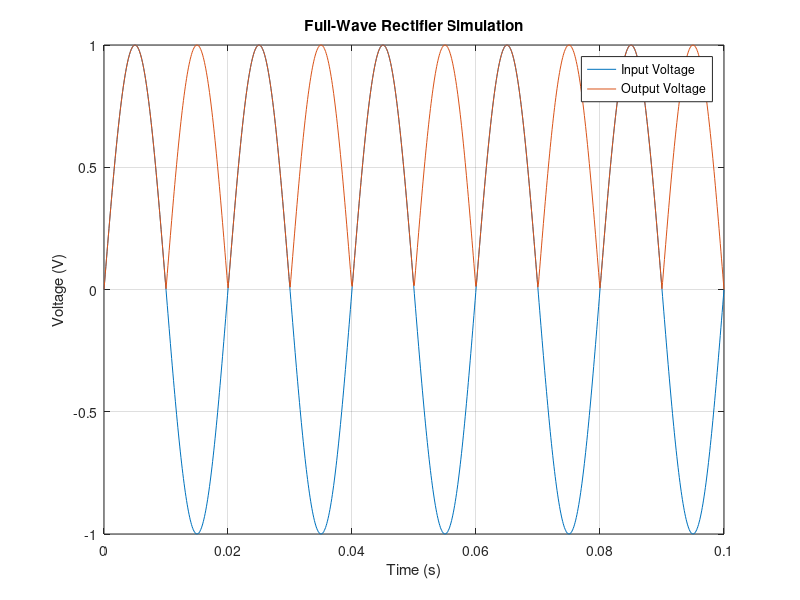

This figure's MATLAB source:
% Step 1: Create time vector and AC input voltage wave
t = linspace(0, 0.1, 1000);           % Time duration of 0.1s
V_in = sin(2 * pi * 50 * t);          % 50 Hz AC signal

% Step 2: Perform full-wave rectification
V_out = abs(V_in);

% Step 3: Plot input vs output waveforms
plot(t, V_in, t, V_out);
title('Full-Wave Rectifier Simulation');
xlabel('Time (s)');
ylabel('Voltage (V)');
legend('Input Voltage', 'Output Voltage');
grid on;
